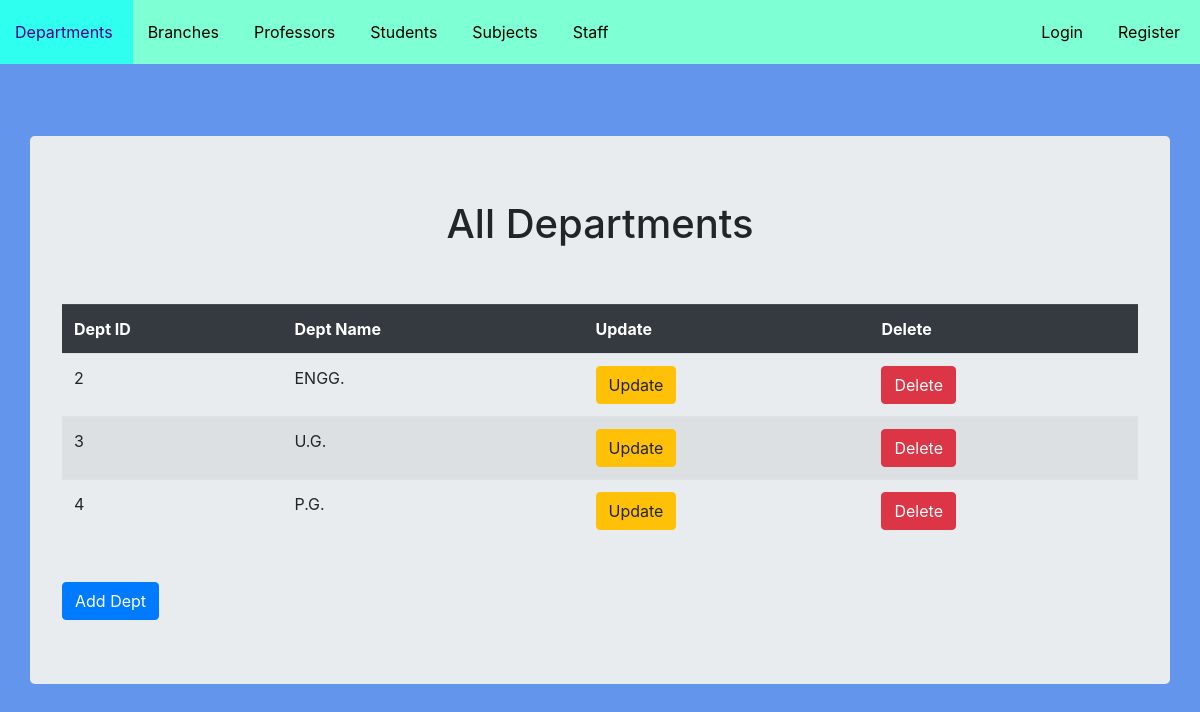
Page /dept/retrive/ on the committed database.
### DeptApp/models.py (models this page shows, shortened)
class Dept(models.Model):
    name = models.CharField(max_length=32)

### DeptApp/views.py (the view)
# urls.py: path('retrive/',DeptListView.as_view(),name='retrive_dept'),
class DeptListView(ListView):
    model = Dept

### templates/DeptApp/dept_list.html (shortened to what this page needs)
{% extends 'layout.html' %}
{% block content %}
    <div class="container jumbotron">
    <h1 style="text-align: center;">All Departments</h1>
    <br><br>
        {% if object_list %}
            <table class="table table-striped table-hover">
                <tr class="thead-dark">
                    <th>Dept ID</th>
                    <th>Dept Name</th>
                    <th>Update</th>
                    <th>Delete</th>
                </tr>
                {% for dept in object_list %}
                    <tr>
                        <td>{{dept.id}}</td>
                        <td>{{dept.name}}</td>
                        <td><a href="{% url 'update_dept' dept.id %}"><button class="btn btn-warning">Update</button></a></td>
                        <td><a href="{% url 'delete_dept' dept.id %}"><button class="btn btn-danger">Delete</button></a></td>
                    </tr>
                {% endfor %}
            </table>
            <br>
            <a href="{% url 'create_dept' %}">
                <button class="btn btn-primary">
                    Add Dept
                </button>
            </a>
        {% endif %}
    </div>
{% endblock %}

### static/main.css (style rules this page uses)
h1 { text-align: center; }

### rows in the picture
Dept: id "2", name "ENGG."
Dept: id "3", name "U.G."
Dept: id "4", name "P.G."
